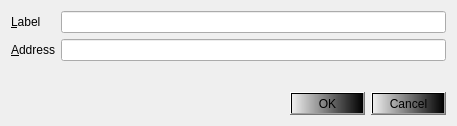
<?xml version="1.0" encoding="UTF-8"?>
<ui version="4.0">
 <class>EditAddressDialog</class>
 <widget class="QDialog" name="EditAddressDialog">
  <property name="geometry">
   <rect>
    <x>0</x>
    <y>0</y>
    <width>457</width>
    <height>126</height>
   </rect>
  </property>
  <property name="windowTitle">
   <string>Edit Address</string>
  </property>
  <layout class="QVBoxLayout" name="verticalLayout">
   <item>
    <layout class="QFormLayout" name="formLayout">
     <property name="fieldGrowthPolicy">
      <enum>QFormLayout::AllNonFixedFieldsGrow</enum>
     </property>
     <item row="0" column="0">
      <widget class="QLabel" name="label">
       <property name="styleSheet">
        <string notr="true">color: rgb(0, 0, 0);</string>
       </property>
       <property name="text">
        <string>&amp;Label</string>
       </property>
       <property name="buddy">
        <cstring>labelEdit</cstring>
       </property>
      </widget>
     </item>
     <item row="0" column="1">
      <widget class="QLineEdit" name="labelEdit">
       <property name="toolTip">
        <string>The label associated with this address book entry</string>
       </property>
       <property name="styleSheet">
        <string notr="true">color: rgb(0, 0, 0);</string>
       </property>
      </widget>
     </item>
     <item row="1" column="0">
      <widget class="QLabel" name="label_2">
       <property name="styleSheet">
        <string notr="true">color: rgb(0, 0, 0);</string>
       </property>
       <property name="text">
        <string>&amp;Address</string>
       </property>
       <property name="buddy">
        <cstring>addressEdit</cstring>
       </property>
      </widget>
     </item>
     <item row="1" column="1">
      <widget class="QLineEdit" name="addressEdit">
       <property name="toolTip">
        <string>The address associated with this address book entry. This can only be modified for sending addresses.</string>
       </property>
       <property name="styleSheet">
        <string notr="true">color: rgb(0, 0, 0);</string>
       </property>
      </widget>
     </item>
    </layout>
   </item>
   <item>
    <widget class="QDialogButtonBox" name="buttonBox">
     <property name="styleSheet">
      <string notr="true">background-color: qlineargradient(spread:pad, x1:0, y1:0, x2:1, y2:0, stop:0 rgba(0, 0, 0, 0), stop:1 rgba(0, 0, 0, 255));</string>
     </property>
     <property name="orientation">
      <enum>Qt::Horizontal</enum>
     </property>
     <property name="standardButtons">
      <set>QDialogButtonBox::Cancel|QDialogButtonBox::Ok</set>
     </property>
    </widget>
   </item>
  </layout>
 </widget>
 <resources/>
 <connections>
  <connection>
   <sender>buttonBox</sender>
   <signal>accepted()</signal>
   <receiver>EditAddressDialog</receiver>
   <slot>accept()</slot>
   <hints>
    <hint type="sourcelabel">
     <x>248</x>
     <y>254</y>
    </hint>
    <hint type="destinationlabel">
     <x>157</x>
     <y>274</y>
    </hint>
   </hints>
  </connection>
  <connection>
   <sender>buttonBox</sender>
   <signal>rejected()</signal>
   <receiver>EditAddressDialog</receiver>
   <slot>reject()</slot>
   <hints>
    <hint type="sourcelabel">
     <x>316</x>
     <y>260</y>
    </hint>
    <hint type="destinationlabel">
     <x>286</x>
     <y>274</y>
    </hint>
   </hints>
  </connection>
 </connections>
</ui>
